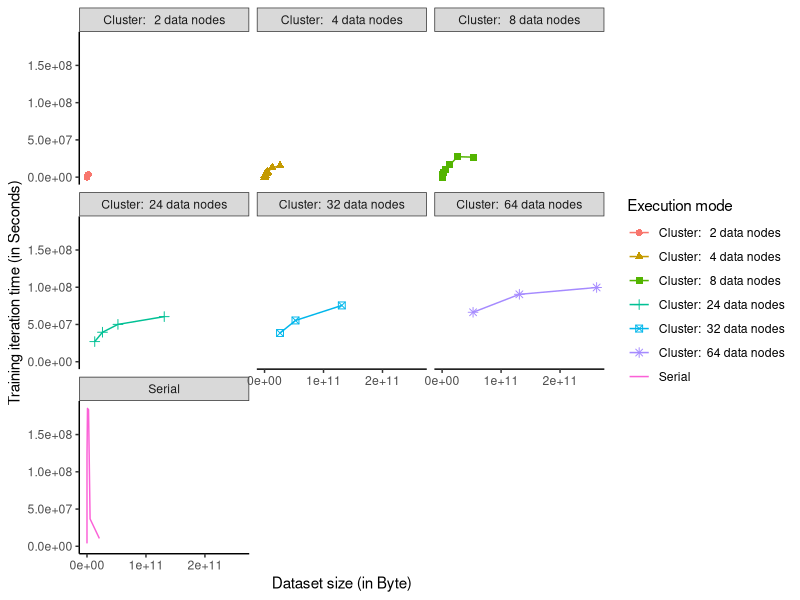

Source code (R):
setwd("C:/Git-data/Afstuderen/measurements")
library(ggplot2)
library(mgcv)
library(stringr)
library(scales)
measure = read.csv("raw_data.csv") # read csv file
name <- paste(measure$serial.parallel, measure$nodeCount, sep = " ")

getName <- function(s){
	return(ifelse(grepl("^Parallel (\\d)+$", s), 
			paste(
				c(
					"Cluster: ", 
					sprintf("% 3d",as.numeric(str_extract(s, "\\d+"))), 
					" data nodes"
				),
				collapse = ''
			), 
			"Serial"
		)
	)
}

name <- unlist(lapply(name, getName))
measure$seconds <- measure$trainTime/1000
measure$throughput <- measure$dataSize/measure$seconds
measure$serial.parallel <- name
d <- ggplot(data=measure, aes(x=dataSize, y=throughput, colour=serial.parallel, shape=serial.parallel))
d <- d + geom_point(size=2) + geom_line() + 
	theme_bw() + 
	theme(
		panel.grid.major = element_blank(),
		panel.grid.minor = element_blank(),
		panel.border     = element_blank(),
		panel.background = element_blank(),
		axis.line = element_line(color='black')
	) + scale_y_continuous(expand = c(0, 10000000))+	
	facet_wrap(~serial.parallel)+
	xlab("Dataset size (in Byte)") +
	ylab("Training iteration time (in Seconds)") +
	labs(colour = "Execution mode", shape = "Execution mode") 
ggplot_build(d)